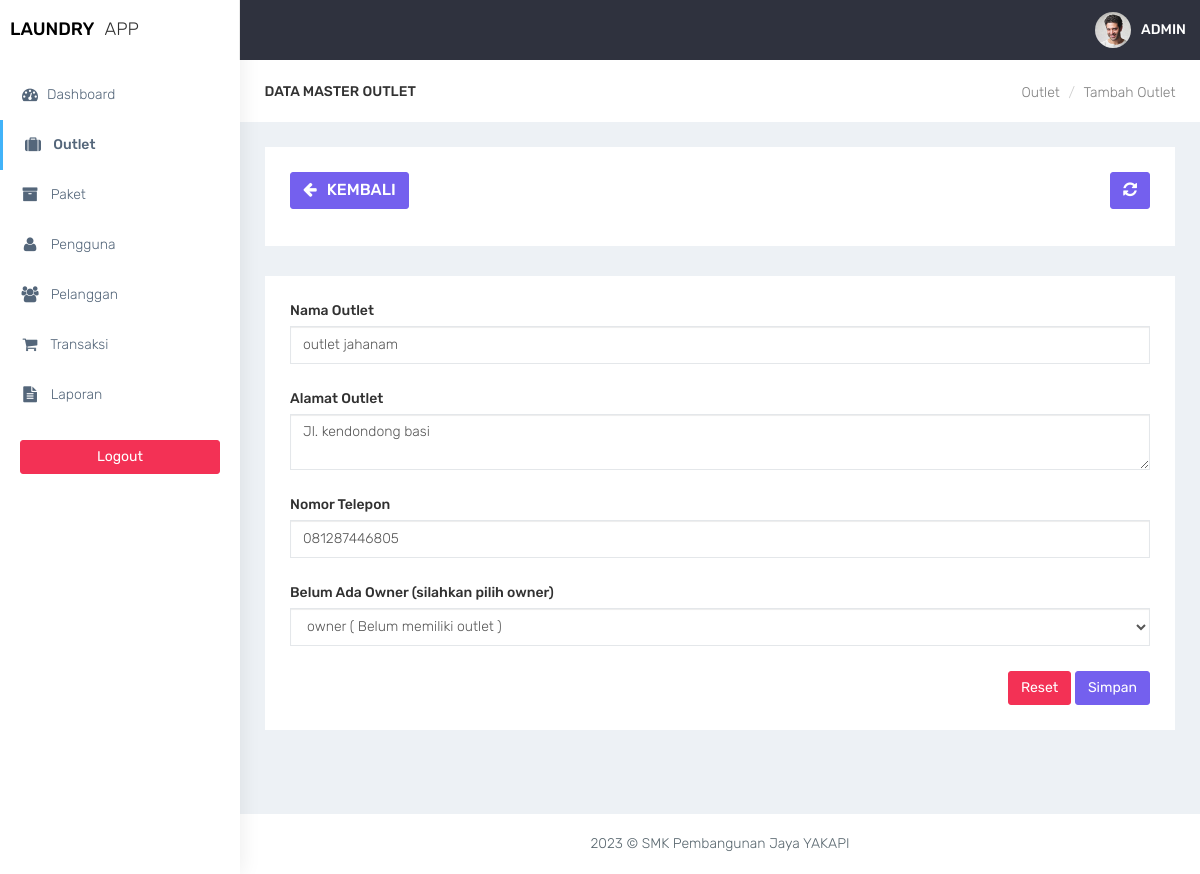
/admin/outlet_edit.php?id=29 (signed in), run on the app's committed database.
### tables this page shows
CREATE TABLE `outlet` (
  `id_outlet` int(11) NOT NULL,
  `nama_outlet` varchar(100) DEFAULT NULL,
  `alamat_outlet` text DEFAULT NULL,
  `telp_outlet` varchar(15) DEFAULT NULL
);

### admin/functions.php (called while the page is built, shortened)
<?php
function ambildata($conn,$query){
$data = mysqli_query($conn,$query);
if (mysqli_num_rows($data)>0){
while($row = mysqli_fetch_assoc($data)){
    $hasil[] = $row;
}
 return $hasil;
  }
}
function ambilsatubaris($conn,$query){
    $db = mysqli_query ($conn,$query);
    return mysqli_fetch_assoc($db);
}
?>

### admin/outlet_edit.php (the view, shortened to what this page needs)
<?php
require 'functions.php';
$query = 'SELECT outlet.*, user.nama_user,user.id_user FROM outlet LEFT JOIN user ON user.outlet_id = outlet.id_outlet WHERE id_outlet = ' . stripslashes($_GET['id']);
$data = ambilsatubaris($conn,$query);
$query2 = 'SELECT user.*,outlet.nama_outlet FROM outlet RIGHT JOIN user ON user.outlet_id = outlet.id_outlet WHERE user.role = "owner" order by user.outlet_id asc';
$data2 = ambildata($conn,$query2);
?>
<!DOCTYPE html>
<html lang="en">
<head>
    <link href="../assets/bootstrap/dist/css/bootstrap.min.css" rel="stylesheet">
    <link href="../assets/plugins/bower_components/sidebar-nav/dist/sidebar-nav.min.css" rel="stylesheet">
    <link href="../assets/plugins/bower_components/toast-master/css/jquery.toast.css" rel="stylesheet">
    <link href="../assets/plugins/bower_components/morrisjs/morris.css" rel="stylesheet">
    <link href="../assets/plugins/bower_components/chartist-js/dist/chartist.min.css" rel="stylesheet">
    <link href="../assets/plugins/bower_components/chartist-plugin-tooltip-master/dist/chartist-plugin-tooltip.css" rel="stylesheet">
    <link href="../assets/css/animate.css" rel="stylesheet">
    <link href="../assets/css/style.css" rel="stylesheet">
    <link href="../assets/css/colors/default.css" id="theme" rel="stylesheet">
    <link rel="stylesheet" type="text/css" href="../assets/DataTables/datatables.min.css"/>
</head>
<body class="fix-header">
    <div id="wrapper">
        <nav class="navbar navbar-default navbar-static-top m-b-0">
            <div class="navbar-header">
                <div class="top-left-part">
                    <a class="logo" href="index.php">
                        <b style="color:black">
                            LAUNDRY
                        </b>
                        <span class="hidden-xs text-dark">
                            APP
                        </span>
                    </a>
                </div>
                <ul class="nav navbar-top-links navbar-right pull-right">
                    <li>
                        <a class="profile-pic" href="#"> <img src="../assets/plugins/images/users/varun.jpg" alt="user-img" width="36" class="img-circle"><b class="hidden-xs">ADMIN</b></a>
                    </li>
                </ul>
            </div>
        </nav>
        <div class="navbar-default sidebar" role="navigation">
            <div class="sidebar-nav slimscrollsidebar">
                <div class="sidebar-head">
                    <h3><span class="fa-fw open-close"><i class="ti-close ti-menu"></i></span> <span class="hide-menu">Navigation</span></h3>
                </div>
                <ul class="nav" id="side-menu">
                    <li style="padding: 70px 0 0;">
                        <a href="index.php" class="waves-effect "><i class="fa fa-tachometer fa-fw" aria-hidden="true"></i>Dashboard</a>
                    </li>
                    <li>
                        <a href="outlet.php" class="waves-effect active"><i class="fa fa-suitcase fa-fw" aria-hidden="true"></i> Outlet</a>
                    </li>
                    <li>
                        <a href="paket.php" class="waves-effect "><i class="fa fa-archive fa-fw" aria-hidden="true"></i> Paket</a>
                    </li>
                    <li>
                        <a href="pengguna.php" class="waves-effect "><i class="fa fa-user fa-fw" aria-hidden="true"></i> Pengguna</a>
                    </li>
                    <li>
                        <a href="pelanggan.php" class="waves-effect "><i class="fa fa-users fa-fw" aria-hidden="true"></i> Pelanggan</a>
                    </li>
                    <li>
                        <a href="transaksi.php" class="waves-effect"><i class="fa fa-shopping-cart fa-fw" aria-hidden="true"></i> Transaksi</a>
                    </li>
                    <li>
                        <a href="laporan.php" class="waves-effect "><i class="fa fa-file-text fa-fw" aria-hidden="true"></i> Laporan</a>
                    </li>
                </ul>
                <div class="center p-20">
                     <a href="logout.php" class="btn btn-danger btn-block waves-effect waves-light">Logout</a>
                 </div>
            </div>
        </div>
        <div id="page-wrapper">
<div class="container-fluid">
    <div class="row bg-title">
        <div class="col-lg-3 col-md-4 col-sm-4 col-xs-12">
            <h4 class="page-title">Data Master Outlet</h4> </div>
        <div class="col-lg-9 col-sm-8 col-md-8 col-xs-12">
            <ol class="breadcrumb">
                <li><a href="outlet.php">Outlet</a></li>
                <li><a href="#">Tambah Outlet</a></li>
            </ol>
        </div>
    </div>
    <div class="row">
        <div class="col-md-12 col-lg-12 col-sm-12 col-xs-12">
            <div class="white-box">
                <div class="row">
                    <div class="col-md-6">
                          <a href="javascript:void(0)" onclick="window.history.back();" class="btn btn-primary box-title"><i class="fa fa-arrow-left fa-fw"></i> Kembali</a>
                    </div>
                    <div class="col-md-6 text-right">
                        <button id="btn-refresh" class="btn btn-primary box-title text-right" title="Refresh Data"><i class="fa fa-refresh" id="ic-refresh"></i></button>
                    </div>
                </div>
            </div>
        </div>
    </div>
    <div class="row">
        <div class="col-md-12 col-lg-12 col-sm-12 col-xs-12">
            <div class="white-box">
                <form method="post" action="">
                <div class="form-group">
                    <label>Nama Outlet</label>
                    <input type="text" value="<?= $data['nama_outlet']; ?>" name="nama_outlet" class="form-control">
                </div>
                <div class="form-group">
                    <label>Alamat Outlet</label>
                    <textarea name="alamat_outlet" class="form-control"><?= htmlspecialchars($data['alamat_outlet']); ?></textarea>
                </div>
                <div class="form-group">
                    <label>Nomor Telepon</label>
                    <input type="text" value="<?= htmlspecialchars($data['telp_outlet']); ?>" name="telp_outlet" class="form-control">
                </div>
                <?php if($data['nama_user']  == null): ?>
                    <div class="form-group">
                        <label>Belum Ada Owner (silahkan pilih owner)</label>
                        <select name="owner_id" class="form-control">
                            <?php foreach ($data2 as $owner): ?>
                                <option value="<?= htmlspecialchars($owner['id_user']); ?>"><?= htmlspecialchars($owner['nama_user']); ?>
                                    <?php if ($owner['outlet_id'] == null): ?>
                                        ( Belum memiliki outlet )
                                    <?php else: ?>
                                        ( Owner di <?= htmlspecialchars($owner['nama_outlet']); ?> )
                                    <?php endif ?>
                                </option>
                            <?php endforeach ?>
                        </select>
                    </div>
                <?php endif; ?>
                <div class="text-right">
                    <button type="reset" class="btn btn-danger">Reset</button>
                    <button type="submit" name="btn-simpan" class="btn btn-primary">Simpan</button>
                </div>
                </form>
            </div>
        </div>
    </div>
</div>
<footer class="footer text-center"> 2023 &copy; SMK Pembangunan Jaya YAKAPI </footer>
        </div>
    </div>
    <br />
</body>
</html>

### assets/css/colors/default.css (style rules this page uses)
body { background: #fff; }
.top-left-part { background: #fff; }
.navbar-header { background: #2f323e; }
.navbar-top-links > li > a { color: #ffffff; }
.sidebar .sidebar-head { background: #ffffff; }
.sidebar .sidebar-head h3 { color: #686868; }
.sidebar { background: #fff; box-shadow: 1px 0px 20px rgba(0, 0, 0, 0.08); }
#side-menu li a { color: #54667a; }
#side-menu li a { color: #54667a; border-left: 0px solid #fff; }
#side-menu > li > a { border-left: 3px solid transperant; }
#side-menu > li > a.active { background: transperant; color: #54667a; border-left: 3px solid #41b3f9; font-weight: 500; }

### data on the page
outlet: nama_outlet "outlet jahanam", alamat_outlet "Jl. kendondong basi", telp_outlet "081287446805"

### other printed values
form field owner_id "owner ( Belum memiliki outlet )"
